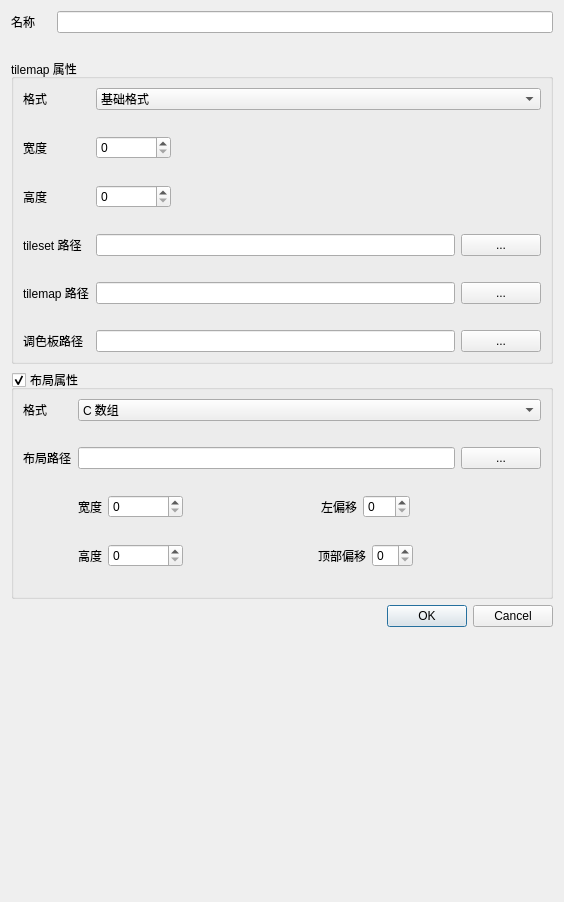
<?xml version="1.0" encoding="UTF-8"?>
<ui version="4.0">
 <class>RegionMapPropertiesDialog</class>
 <widget class="QDialog" name="RegionMapPropertiesDialog">
  <property name="geometry">
   <rect>
    <x>0</x>
    <y>0</y>
    <width>564</width>
    <height>902</height>
   </rect>
  </property>
  <property name="sizePolicy">
   <sizepolicy hsizetype="Minimum" vsizetype="Preferred">
    <horstretch>0</horstretch>
    <verstretch>0</verstretch>
   </sizepolicy>
  </property>
  <property name="windowTitle">
   <string>地区地图属性</string>
  </property>
  <layout class="QFormLayout" name="formLayout_4">
   <property name="fieldGrowthPolicy">
    <enum>QFormLayout::FieldGrowthPolicy::AllNonFixedFieldsGrow</enum>
   </property>
   <item row="0" column="0">
    <widget class="QLabel" name="label">
     <property name="text">
      <string>名称</string>
     </property>
    </widget>
   </item>
   <item row="0" column="1">
    <widget class="QLineEdit" name="config_alias">
     <property name="toolTip">
      <string>&lt;html&gt;&lt;head/&gt;&lt;body&gt;&lt;p&gt;此地区地图的别名，用于与其他地区地图区分（应保持唯一性）。&lt;/p&gt;&lt;/body&gt;&lt;/html&gt;</string>
     </property>
    </widget>
   </item>
   <item row="1" column="1">
    <widget class="QLabel" name="message_alias">
     <property name="styleSheet">
      <string notr="true">color: #ff5c33</string>
     </property>
     <property name="text">
      <string/>
     </property>
    </widget>
   </item>
   <item row="4" column="0" colspan="2">
    <widget class="QGroupBox" name="groupBox">
     <property name="title">
      <string>tilemap 属性</string>
     </property>
     <layout class="QFormLayout" name="formLayout">
      <item row="0" column="0">
       <widget class="QLabel" name="label_4">
        <property name="text">
         <string>格式</string>
        </property>
       </widget>
      </item>
      <item row="0" column="1">
       <widget class="QComboBox" name="config_tilemapFormat">
        <property name="toolTip">
         <string>&lt;html&gt;&lt;head/&gt;&lt;body&gt;&lt;p&gt;Tilemap 格式可以是以下之一：&lt;/p&gt;&lt;p&gt;1) 基础格式（Tilemap 是一个由8位图块索引组成的列表，这些索引指向 tileset）&lt;/p&gt;&lt;p&gt;2) 4BPP（Tilemap 条目为16位，包含X/Y翻转功能，以及16个16色调色板的调色板索引）&lt;/p&gt;&lt;p&gt;3) 8BPP（Tilemap 条目为16位，包含X/Y翻转功能，使用单个256色调色板）&lt;/p&gt;&lt;/body&gt;&lt;/html&gt;</string>
        </property>
        <item>
         <property name="text">
          <string>基础格式</string>
         </property>
        </item>
        <item>
         <property name="text">
          <string>4bpp</string>
         </property>
        </item>
        <item>
         <property name="text">
          <string>8bpp</string>
         </property>
        </item>
       </widget>
      </item>
      <item row="1" column="1">
       <widget class="QLabel" name="message_tilemapFormat">
        <property name="styleSheet">
         <string notr="true">color: #ff5c33</string>
        </property>
        <property name="text">
         <string/>
        </property>
       </widget>
      </item>
      <item row="2" column="0">
       <widget class="QLabel" name="label_5">
        <property name="text">
         <string>宽度</string>
        </property>
       </widget>
      </item>
      <item row="3" column="1">
       <widget class="QLabel" name="message_tilemapWidth">
        <property name="styleSheet">
         <string notr="true">color: #ff5c33</string>
        </property>
        <property name="text">
         <string/>
        </property>
       </widget>
      </item>
      <item row="4" column="0">
       <widget class="QLabel" name="label_6">
        <property name="text">
         <string>高度</string>
        </property>
       </widget>
      </item>
      <item row="4" column="1">
       <widget class="QSpinBox" name="config_tilemapHeight">
        <property name="sizePolicy">
         <sizepolicy hsizetype="Fixed" vsizetype="Fixed">
          <horstretch>0</horstretch>
          <verstretch>0</verstretch>
         </sizepolicy>
        </property>
        <property name="minimumSize">
         <size>
          <width>75</width>
          <height>0</height>
         </size>
        </property>
        <property name="toolTip">
         <string>&lt;html&gt;&lt;head/&gt;&lt;body&gt;&lt;p&gt;Tilemap 的高度&lt;/p&gt;&lt;/body&gt;&lt;/html&gt;</string>
        </property>
        <property name="maximum">
         <number>255</number>
        </property>
       </widget>
      </item>
      <item row="6" column="0">
       <widget class="QLabel" name="label_7">
        <property name="text">
         <string>tileset 路径</string>
        </property>
       </widget>
      </item>
      <item row="6" column="1">
       <widget class="QFrame" name="frame">
        <property name="frameShape">
         <enum>QFrame::Shape::NoFrame</enum>
        </property>
        <property name="frameShadow">
         <enum>QFrame::Shadow::Raised</enum>
        </property>
        <layout class="QHBoxLayout" name="horizontalLayout">
         <property name="leftMargin">
          <number>0</number>
         </property>
         <property name="topMargin">
          <number>0</number>
         </property>
         <property name="rightMargin">
          <number>0</number>
         </property>
         <property name="bottomMargin">
          <number>0</number>
         </property>
         <item>
          <widget class="QLineEdit" name="config_tilemapImagePath">
           <property name="sizePolicy">
            <sizepolicy hsizetype="MinimumExpanding" vsizetype="Fixed">
             <horstretch>0</horstretch>
             <verstretch>0</verstretch>
            </sizepolicy>
           </property>
           <property name="minimumSize">
            <size>
             <width>350</width>
             <height>0</height>
            </size>
           </property>
           <property name="toolTip">
            <string>&lt;html&gt;&lt;head/&gt;&lt;body&gt;&lt;p&gt;tileset 图像文件 (.png) 相对于项目根目录的路径。&lt;/p&gt;&lt;/body&gt;&lt;/html&gt;</string>
           </property>
          </widget>
         </item>
         <item>
          <widget class="QPushButton" name="browse_tilesetImagePath">
           <property name="text">
            <string>...</string>
           </property>
          </widget>
         </item>
        </layout>
       </widget>
      </item>
      <item row="7" column="1">
       <widget class="QLabel" name="message_tilemapImagePath">
        <property name="styleSheet">
         <string notr="true">color: #ff5c33</string>
        </property>
        <property name="text">
         <string/>
        </property>
       </widget>
      </item>
      <item row="8" column="0">
       <widget class="QLabel" name="label_8">
        <property name="text">
         <string>tilemap 路径</string>
        </property>
       </widget>
      </item>
      <item row="8" column="1">
       <widget class="QFrame" name="frame_2">
        <property name="toolTip">
         <string>&lt;html&gt;&lt;head/&gt;&lt;body&gt;&lt;p&gt;tilemap 二进制文件相对于项目根目录的路径。&lt;/p&gt;&lt;/body&gt;&lt;/html&gt;</string>
        </property>
        <property name="frameShape">
         <enum>QFrame::Shape::NoFrame</enum>
        </property>
        <property name="frameShadow">
         <enum>QFrame::Shadow::Raised</enum>
        </property>
        <layout class="QHBoxLayout" name="horizontalLayout_2">
         <property name="leftMargin">
          <number>0</number>
         </property>
         <property name="topMargin">
          <number>0</number>
         </property>
         <property name="rightMargin">
          <number>0</number>
         </property>
         <property name="bottomMargin">
          <number>0</number>
         </property>
         <item>
          <widget class="QLineEdit" name="config_tilemapBinPath"/>
         </item>
         <item>
          <widget class="QPushButton" name="browse_tilemapBinPath">
           <property name="text">
            <string>...</string>
           </property>
          </widget>
         </item>
        </layout>
       </widget>
      </item>
      <item row="9" column="1">
       <widget class="QLabel" name="message_tilemapBinPath">
        <property name="styleSheet">
         <string notr="true">color: #ff5c33</string>
        </property>
        <property name="text">
         <string/>
        </property>
       </widget>
      </item>
      <item row="10" column="0">
       <widget class="QLabel" name="label_11">
        <property name="text">
         <string>调色板路径</string>
        </property>
       </widget>
      </item>
      <item row="10" column="1">
       <widget class="QFrame" name="frame_3">
        <property name="frameShape">
         <enum>QFrame::Shape::NoFrame</enum>
        </property>
        <property name="frameShadow">
         <enum>QFrame::Shadow::Plain</enum>
        </property>
        <layout class="QHBoxLayout" name="horizontalLayout_3">
         <property name="leftMargin">
          <number>0</number>
         </property>
         <property name="topMargin">
          <number>0</number>
         </property>
         <property name="rightMargin">
          <number>0</number>
         </property>
         <property name="bottomMargin">
          <number>0</number>
         </property>
         <item>
          <widget class="QLineEdit" name="config_tilemapPalettePath">
           <property name="toolTip">
            <string>&lt;html&gt;&lt;head/&gt;&lt;body&gt;&lt;p&gt;（可选）指向 JASC 格式 .pal 调色板文件的路径&lt;/p&gt;&lt;/body&gt;&lt;/html&gt;</string>
           </property>
          </widget>
         </item>
         <item>
          <widget class="QPushButton" name="browse_tilemapPalettePath">
           <property name="text">
            <string>...</string>
           </property>
          </widget>
         </item>
        </layout>
       </widget>
      </item>
      <item row="5" column="1">
       <widget class="QLabel" name="message_tilemapHeight">
        <property name="styleSheet">
         <string notr="true">color: #ff5c33</string>
        </property>
        <property name="text">
         <string/>
        </property>
       </widget>
      </item>
      <item row="2" column="1">
       <widget class="QSpinBox" name="config_tilemapWidth">
        <property name="sizePolicy">
         <sizepolicy hsizetype="Fixed" vsizetype="Fixed">
          <horstretch>0</horstretch>
          <verstretch>0</verstretch>
         </sizepolicy>
        </property>
        <property name="minimumSize">
         <size>
          <width>75</width>
          <height>0</height>
         </size>
        </property>
        <property name="toolTip">
         <string>&lt;html&gt;&lt;head/&gt;&lt;body&gt;&lt;p&gt;tilemap 的宽度&lt;/p&gt;&lt;/body&gt;&lt;/html&gt;</string>
        </property>
        <property name="maximum">
         <number>255</number>
        </property>
       </widget>
      </item>
     </layout>
    </widget>
   </item>
   <item row="6" column="0" colspan="2">
    <widget class="QGroupBox" name="group_layout">
     <property name="title">
      <string>布局属性</string>
     </property>
     <property name="checkable">
      <bool>true</bool>
     </property>
     <layout class="QFormLayout" name="formLayout_2">
      <item row="0" column="0">
       <widget class="QLabel" name="label_9">
        <property name="text">
         <string>格式</string>
        </property>
       </widget>
      </item>
      <item row="0" column="1">
       <widget class="QComboBox" name="config_layoutFormat">
        <property name="toolTip">
         <string>&lt;html&gt;&lt;head/&gt;&lt;body&gt;&lt;p&gt;布局文件的格式可以是带有&amp;quot;MAPSEC_&amp;quot;前缀常量的文本文件中的C数组，也可以是二进制文件，其中每个字节是某个&amp;quot;MAPSEC_&amp;quot;前缀常量的值。&lt;/p&gt;&lt;/body&gt;&lt;/html&gt;</string>
        </property>
        <item>
         <property name="text">
          <string>C 数组</string>
         </property>
        </item>
        <item>
         <property name="text">
          <string>二进制</string>
         </property>
        </item>
       </widget>
      </item>
      <item row="1" column="1">
       <widget class="QLabel" name="message_layoutFormat">
        <property name="styleSheet">
         <string notr="true">color: #ff5c33</string>
        </property>
        <property name="text">
         <string/>
        </property>
       </widget>
      </item>
      <item row="2" column="0">
       <widget class="QLabel" name="label_10">
        <property name="text">
         <string>布局路径</string>
        </property>
       </widget>
      </item>
      <item row="2" column="1">
       <widget class="QFrame" name="frame_5">
        <property name="frameShape">
         <enum>QFrame::Shape::NoFrame</enum>
        </property>
        <property name="frameShadow">
         <enum>QFrame::Shadow::Raised</enum>
        </property>
        <layout class="QHBoxLayout" name="horizontalLayout_5">
         <property name="leftMargin">
          <number>0</number>
         </property>
         <property name="topMargin">
          <number>0</number>
         </property>
         <property name="rightMargin">
          <number>0</number>
         </property>
         <property name="bottomMargin">
          <number>0</number>
         </property>
         <item>
          <widget class="QLineEdit" name="config_layoutPath">
           <property name="toolTip">
            <string>&lt;html&gt;&lt;head/&gt;&lt;body&gt;&lt;p&gt;布局文件路径。&lt;/p&gt;&lt;/body&gt;&lt;/html&gt;</string>
           </property>
          </widget>
         </item>
         <item>
          <widget class="QPushButton" name="browse_layoutPath">
           <property name="text">
            <string>...</string>
           </property>
          </widget>
         </item>
        </layout>
       </widget>
      </item>
      <item row="3" column="1">
       <widget class="QLabel" name="message_layoutPath">
        <property name="styleSheet">
         <string notr="true">color: #ff5c33</string>
        </property>
        <property name="text">
         <string/>
        </property>
       </widget>
      </item>
      <item row="4" column="1">
       <widget class="QWidget" name="widget" native="true">
        <layout class="QHBoxLayout" name="horizontalLayout_7">
         <property name="leftMargin">
          <number>0</number>
         </property>
         <property name="topMargin">
          <number>0</number>
         </property>
         <property name="rightMargin">
          <number>0</number>
         </property>
         <property name="bottomMargin">
          <number>0</number>
         </property>
         <item>
          <widget class="QLabel" name="label_16">
           <property name="text">
            <string>宽度</string>
           </property>
          </widget>
         </item>
         <item>
          <widget class="QSpinBox" name="config_layoutWidth">
           <property name="sizePolicy">
            <sizepolicy hsizetype="Fixed" vsizetype="Fixed">
             <horstretch>0</horstretch>
             <verstretch>0</verstretch>
            </sizepolicy>
           </property>
           <property name="minimumSize">
            <size>
             <width>75</width>
             <height>0</height>
            </size>
           </property>
           <property name="toolTip">
            <string>&lt;html&gt;&lt;head/&gt;&lt;body&gt;&lt;p&gt;布局宽度。&lt;/p&gt;&lt;/body&gt;&lt;/html&gt;</string>
           </property>
           <property name="minimum">
            <number>0</number>
           </property>
           <property name="maximum">
            <number>255</number>
           </property>
          </widget>
         </item>
         <item>
          <spacer name="horizontalSpacer_6">
           <property name="orientation">
            <enum>Qt::Orientation::Horizontal</enum>
           </property>
           <property name="sizeHint" stdset="0">
            <size>
             <width>40</width>
             <height>20</height>
            </size>
           </property>
          </spacer>
         </item>
         <item>
          <widget class="QLabel" name="label_12">
           <property name="text">
            <string>左偏移</string>
           </property>
          </widget>
         </item>
         <item>
          <widget class="QSpinBox" name="config_leftOffs">
           <property name="toolTip">
            <string>&lt;html&gt;&lt;head/&gt;&lt;body&gt;&lt;p&gt;布局在 tilemap 中起始位置的左侧偏移量。&lt;/p&gt;&lt;p&gt;（例如，布局中的坐标 (0,0) 对应 tilemap 中的 (左侧偏移, 顶部偏移)）&lt;/p&gt;&lt;/body&gt;&lt;/html&gt;</string>
           </property>
           <property name="maximum">
            <number>255</number>
           </property>
          </widget>
         </item>
         <item>
          <spacer name="horizontalSpacer_3">
           <property name="orientation">
            <enum>Qt::Orientation::Horizontal</enum>
           </property>
           <property name="sizeHint" stdset="0">
            <size>
             <width>85</width>
             <height>2</height>
            </size>
           </property>
          </spacer>
         </item>
        </layout>
       </widget>
      </item>
      <item row="5" column="1">
       <widget class="QLabel" name="message_layoutWidth">
        <property name="styleSheet">
         <string notr="true">color: #ff5c33</string>
        </property>
        <property name="text">
         <string/>
        </property>
       </widget>
      </item>
      <item row="6" column="1">
       <widget class="QWidget" name="widget_2" native="true">
        <layout class="QHBoxLayout" name="horizontalLayout_8">
         <property name="leftMargin">
          <number>0</number>
         </property>
         <property name="topMargin">
          <number>0</number>
         </property>
         <property name="rightMargin">
          <number>0</number>
         </property>
         <property name="bottomMargin">
          <number>0</number>
         </property>
         <item>
          <widget class="QLabel" name="label_17">
           <property name="text">
            <string>高度</string>
           </property>
          </widget>
         </item>
         <item>
          <widget class="QSpinBox" name="config_layoutHeight">
           <property name="sizePolicy">
            <sizepolicy hsizetype="Fixed" vsizetype="Fixed">
             <horstretch>0</horstretch>
             <verstretch>0</verstretch>
            </sizepolicy>
           </property>
           <property name="minimumSize">
            <size>
             <width>75</width>
             <height>0</height>
            </size>
           </property>
           <property name="toolTip">
            <string>&lt;html&gt;&lt;head/&gt;&lt;body&gt;&lt;p&gt;布局高度。&lt;/p&gt;&lt;/body&gt;&lt;/html&gt;</string>
           </property>
           <property name="minimum">
            <number>0</number>
           </property>
           <property name="maximum">
            <number>255</number>
           </property>
          </widget>
         </item>
         <item>
          <spacer name="horizontalSpacer_7">
           <property name="orientation">
            <enum>Qt::Orientation::Horizontal</enum>
           </property>
           <property name="sizeHint" stdset="0">
            <size>
             <width>87</width>
             <height>13</height>
            </size>
           </property>
          </spacer>
         </item>
         <item>
          <widget class="QLabel" name="label_13">
           <property name="text">
            <string>顶部偏移</string>
           </property>
          </widget>
         </item>
         <item>
          <widget class="QSpinBox" name="config_topOffs">
           <property name="toolTip">
            <string>&lt;html&gt;&lt;head/&gt;&lt;body&gt;&lt;p&gt;布局在 tilemap 中起始位置的顶部偏移量。&lt;/p&gt;&lt;p&gt;（例如，布局中的坐标 (0,0) 对应 tilemap 中的 (左侧偏移, 顶部偏移)）&lt;/p&gt;&lt;/body&gt;&lt;/html&gt;</string>
           </property>
          </widget>
         </item>
         <item>
          <spacer name="horizontalSpacer_5">
           <property name="orientation">
            <enum>Qt::Orientation::Horizontal</enum>
           </property>
           <property name="sizeHint" stdset="0">
            <size>
             <width>87</width>
             <height>13</height>
            </size>
           </property>
          </spacer>
         </item>
        </layout>
       </widget>
      </item>
      <item row="7" column="1">
       <widget class="QLabel" name="message_layoutHeight">
        <property name="styleSheet">
         <string notr="true">color: #ff5c33</string>
        </property>
        <property name="text">
         <string/>
        </property>
       </widget>
      </item>
     </layout>
    </widget>
   </item>
   <item row="9" column="0">
    <spacer name="horizontalSpacer">
     <property name="orientation">
      <enum>Qt::Orientation::Horizontal</enum>
     </property>
     <property name="sizeHint" stdset="0">
      <size>
       <width>40</width>
       <height>20</height>
      </size>
     </property>
    </spacer>
   </item>
   <item row="9" column="1">
    <widget class="QDialogButtonBox" name="buttonBox">
     <property name="orientation">
      <enum>Qt::Orientation::Horizontal</enum>
     </property>
     <property name="standardButtons">
      <set>QDialogButtonBox::StandardButton::Cancel|QDialogButtonBox::StandardButton::Ok</set>
     </property>
    </widget>
   </item>
  </layout>
 </widget>
 <resources/>
 <connections>
  <connection>
   <sender>buttonBox</sender>
   <signal>accepted()</signal>
   <receiver>RegionMapPropertiesDialog</receiver>
   <slot>accept()</slot>
   <hints>
    <hint type="sourcelabel">
     <x>248</x>
     <y>254</y>
    </hint>
    <hint type="destinationlabel">
     <x>157</x>
     <y>274</y>
    </hint>
   </hints>
  </connection>
  <connection>
   <sender>buttonBox</sender>
   <signal>rejected()</signal>
   <receiver>RegionMapPropertiesDialog</receiver>
   <slot>reject()</slot>
   <hints>
    <hint type="sourcelabel">
     <x>316</x>
     <y>260</y>
    </hint>
    <hint type="destinationlabel">
     <x>286</x>
     <y>274</y>
    </hint>
   </hints>
  </connection>
 </connections>
</ui>
